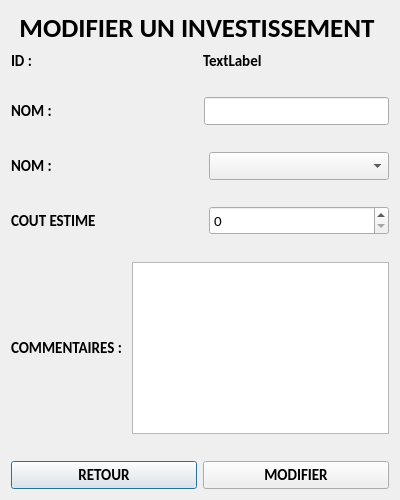
<?xml version="1.0" encoding="UTF-8"?>
<ui version="4.0">
 <class>ModInv</class>
 <widget class="QDialog" name="ModInv">
  <property name="geometry">
   <rect>
    <x>0</x>
    <y>0</y>
    <width>400</width>
    <height>500</height>
   </rect>
  </property>
  <property name="minimumSize">
   <size>
    <width>400</width>
    <height>500</height>
   </size>
  </property>
  <property name="font">
   <font>
    <family>Calibri</family>
    <pointsize>11</pointsize>
   </font>
  </property>
  <property name="windowTitle">
   <string>Dialog</string>
  </property>
  <layout class="QVBoxLayout" name="verticalLayout">
   <item>
    <layout class="QHBoxLayout" name="horizontalLayout">
     <item>
      <widget class="QLabel" name="label_titre">
       <property name="font">
        <font>
         <family>Calibri</family>
         <pointsize>20</pointsize>
         <weight>75</weight>
         <bold>true</bold>
        </font>
       </property>
       <property name="text">
        <string>MODIFIER UN INVESTISSEMENT </string>
       </property>
       <property name="alignment">
        <set>Qt::AlignCenter</set>
       </property>
      </widget>
     </item>
    </layout>
   </item>
   <item>
    <layout class="QHBoxLayout" name="horizontalLayout_8">
     <item>
      <widget class="QLabel" name="label_id">
       <property name="font">
        <font>
         <weight>75</weight>
         <bold>true</bold>
        </font>
       </property>
       <property name="text">
        <string>ID : </string>
       </property>
      </widget>
     </item>
     <item>
      <widget class="QLabel" name="id">
       <property name="font">
        <font>
         <weight>75</weight>
         <bold>true</bold>
        </font>
       </property>
       <property name="text">
        <string>TextLabel</string>
       </property>
      </widget>
     </item>
    </layout>
   </item>
   <item>
    <spacer name="verticalSpacer_6">
     <property name="orientation">
      <enum>Qt::Vertical</enum>
     </property>
     <property name="sizeHint" stdset="0">
      <size>
       <width>20</width>
       <height>40</height>
      </size>
     </property>
    </spacer>
   </item>
   <item>
    <layout class="QHBoxLayout" name="horizontalLayout_7">
     <item>
      <widget class="QLabel" name="label_nom">
       <property name="font">
        <font>
         <weight>75</weight>
         <bold>true</bold>
        </font>
       </property>
       <property name="text">
        <string>NOM : </string>
       </property>
      </widget>
     </item>
     <item>
      <spacer name="horizontalSpacer">
       <property name="orientation">
        <enum>Qt::Horizontal</enum>
       </property>
       <property name="sizeHint" stdset="0">
        <size>
         <width>40</width>
         <height>20</height>
        </size>
       </property>
      </spacer>
     </item>
     <item>
      <widget class="QLineEdit" name="nom">
       <property name="minimumSize">
        <size>
         <width>185</width>
         <height>0</height>
        </size>
       </property>
       <property name="baseSize">
        <size>
         <width>300</width>
         <height>0</height>
        </size>
       </property>
      </widget>
     </item>
    </layout>
   </item>
   <item>
    <spacer name="verticalSpacer">
     <property name="orientation">
      <enum>Qt::Vertical</enum>
     </property>
     <property name="sizeHint" stdset="0">
      <size>
       <width>20</width>
       <height>40</height>
      </size>
     </property>
    </spacer>
   </item>
   <item>
    <layout class="QHBoxLayout" name="horizontalLayout_9">
     <item>
      <widget class="QLabel" name="label_nom_2">
       <property name="font">
        <font>
         <weight>75</weight>
         <bold>true</bold>
        </font>
       </property>
       <property name="text">
        <string>NOM : </string>
       </property>
      </widget>
     </item>
     <item>
      <spacer name="horizontalSpacer_3">
       <property name="orientation">
        <enum>Qt::Horizontal</enum>
       </property>
       <property name="sizeHint" stdset="0">
        <size>
         <width>40</width>
         <height>20</height>
        </size>
       </property>
      </spacer>
     </item>
     <item>
      <widget class="QComboBox" name="type">
       <property name="minimumSize">
        <size>
         <width>180</width>
         <height>0</height>
        </size>
       </property>
      </widget>
     </item>
    </layout>
   </item>
   <item>
    <spacer name="verticalSpacer_3">
     <property name="orientation">
      <enum>Qt::Vertical</enum>
     </property>
     <property name="sizeHint" stdset="0">
      <size>
       <width>20</width>
       <height>40</height>
      </size>
     </property>
    </spacer>
   </item>
   <item>
    <layout class="QHBoxLayout" name="horizontalLayout_2">
     <item>
      <widget class="QLabel" name="label_cout">
       <property name="font">
        <font>
         <weight>75</weight>
         <bold>true</bold>
        </font>
       </property>
       <property name="text">
        <string>COUT ESTIME</string>
       </property>
      </widget>
     </item>
     <item>
      <spacer name="horizontalSpacer_2">
       <property name="orientation">
        <enum>Qt::Horizontal</enum>
       </property>
       <property name="sizeHint" stdset="0">
        <size>
         <width>40</width>
         <height>20</height>
        </size>
       </property>
      </spacer>
     </item>
     <item>
      <widget class="QSpinBox" name="estimationCout">
       <property name="minimumSize">
        <size>
         <width>180</width>
         <height>0</height>
        </size>
       </property>
       <property name="maximum">
        <number>999999999</number>
       </property>
      </widget>
     </item>
    </layout>
   </item>
   <item>
    <spacer name="verticalSpacer_2">
     <property name="orientation">
      <enum>Qt::Vertical</enum>
     </property>
     <property name="sizeHint" stdset="0">
      <size>
       <width>20</width>
       <height>40</height>
      </size>
     </property>
    </spacer>
   </item>
   <item>
    <layout class="QHBoxLayout" name="horizontalLayout_5">
     <item>
      <widget class="QLabel" name="label_commentaire">
       <property name="font">
        <font>
         <weight>75</weight>
         <bold>true</bold>
        </font>
       </property>
       <property name="text">
        <string>COMMENTAIRES : </string>
       </property>
      </widget>
     </item>
     <item>
      <widget class="QTextEdit" name="commentaire"/>
     </item>
    </layout>
   </item>
   <item>
    <spacer name="verticalSpacer_5">
     <property name="orientation">
      <enum>Qt::Vertical</enum>
     </property>
     <property name="sizeHint" stdset="0">
      <size>
       <width>20</width>
       <height>40</height>
      </size>
     </property>
    </spacer>
   </item>
   <item>
    <layout class="QHBoxLayout" name="horizontalLayout_6">
     <item>
      <widget class="QPushButton" name="retour">
       <property name="font">
        <font>
         <weight>75</weight>
         <bold>true</bold>
        </font>
       </property>
       <property name="text">
        <string>RETOUR</string>
       </property>
      </widget>
     </item>
     <item>
      <widget class="QPushButton" name="modifier">
       <property name="font">
        <font>
         <weight>75</weight>
         <bold>true</bold>
        </font>
       </property>
       <property name="text">
        <string>MODIFIER</string>
       </property>
      </widget>
     </item>
    </layout>
   </item>
  </layout>
 </widget>
 <resources/>
 <connections/>
</ui>
